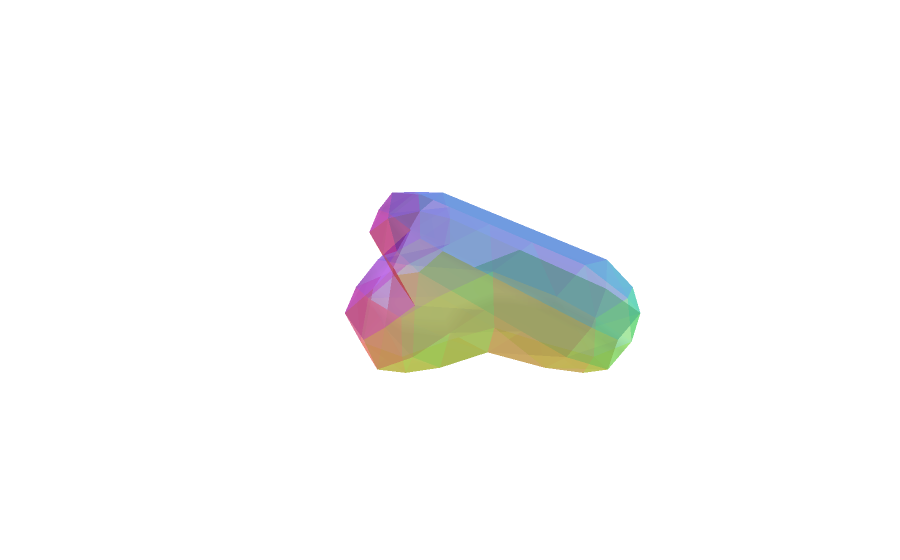

Notebook code for this chart:
### Code cell
# Plot mesh from: https://colab.research.google.com/drive/1CR_HDvJ2AnjJV3Bf5vwP70K0hx3RcdMb?usp=sharing#scrollTo=kXi90AcckMF5

triangles = np.asarray(scene_mesh.faces)
vertices = np.asarray(scene_mesh.vertices)
colors = None

mesh = o3d.geometry.TriangleMesh()
mesh.vertices = o3d.utility.Vector3dVector(vertices)
mesh.triangles = o3d.utility.Vector3iVector(triangles)

if not mesh.has_vertex_normals(): mesh.compute_vertex_normals()
if not mesh.has_triangle_normals(): mesh.compute_triangle_normals()

if mesh.has_triangle_normals():
    colors = (0.5, 0.5, 0.5) + np.asarray(mesh.triangle_normals) * 0.5
    colors = tuple(map(tuple, colors))
else:
    colors = (1.0, 0.0, 0.0)

import plotly.graph_objects as go

fig = go.Figure(
    data=[
        go.Mesh3d(
            x=vertices[:,0],
            y=vertices[:,1],
            z=vertices[:,2],
            i=triangles[:,0],
            j=triangles[:,1],
            k=triangles[:,2],
            facecolor=colors,
            opacity=0.50)
    ],
    layout=dict(
        scene=dict(
            xaxis=dict(visible=False),
            yaxis=dict(visible=False),
            zaxis=dict(visible=False)
        )
    )
)
fig.show()
